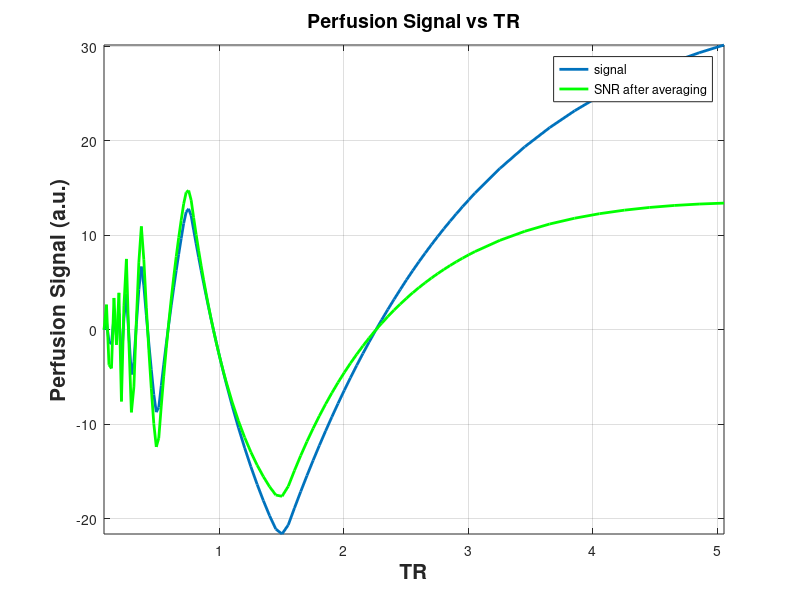

This chart was generated by the following MATLAB code:

%This simulation is set up to loop through different choices of TR/tag duration for a fixed transit time
%It also has an option to loop through this process for multiple transit times
%The temporal dynamics of the perfusion response to labeling are goverened by the modified Buxton model;

%note: signal of the static tissue is not plotted.  Only the signal of the difference image. the static tissue component's magnitude will depend mainly on the TR and flip angle used for the imaging pulses

clear c c2 answer1 answer2 vec signal

model=1;   %ASL input function to use  (1=boxcar, 2=boxcar*exp, 3=boxcar*gaussian)


%Constants for the Buxton Model
Mob=3000;      %initial magnetization of the brain
f = 0.015; % 0.01s-1 corresponds to 60ml/100g/min 
alpha = 0.9;  %degree of inversion (rages from 0 to 1)
T1a = 1.2;  %T1 of arterial blood in s
T1b = 1.6;  %T1 of brain in s
rho=1;    %water extraction fraction (a number between 0 and 1)
lamda = 0.9;  %blood brain partition coefficient
T1eff = 1/(f/lamda+1/T1b);

maxindex=57;   %number of iterations
increment=0.1; %increment to TR & t_tag on each iteration

%maxindex2=8;
%for (index2=1:maxindex2),


tag_durations=[0.02:0.02:1 1.05:0.05:3 3.2:0.2:5];
%tag_durations=0.1:0.1:4;



TE=0.012;   %TE in ms
nslices=1;  %# of slices


imaging_time=nslices*0.05  %Time required for image acquisition (ms)


tts=[1.5];  %Vector of transit times

for ttindex=1:length(tts)   %Loop through different Transit Times

    for index=1:length(tag_durations)   %Loop through different tag durations

        clear vec

        transit_time = tts(ttindex);          %transit time in s
        tag_duration = tag_durations(index);  %duration of tag in s

        %Scan parameters 

        t_delay=0.004;  %delay after tagging before Image acquisition in s
        TR = tag_duration+t_delay+imaging_time;  %repetition time in s

        const1=2*Mob*f*T1eff*alpha*exp(-transit_time./T1a);  %This same constant is present in all cases below

        %simulate an appropriate number of TRs to reach steady-state
        if(TR<=0.5)
            nTR=20;
        elseif(TR<=1.5)
            nTR=12;
        elseif(TR<=2.5)
            nTR=8;
        elseif(TR<=3.5)
            nTR=6;
        else
            nTR=4;
        end

        dt = 1e-3;      %time step size of simulation in s
        %        time=[0:dt:TR];
        total_time=[0:dt:TR*nTR];  %overall time vector for the experiment


        %Make the labeling function for plotting purposes  (Not used in the
        %computation)
        label=zeros(size(total_time));  
        for q=1:nTR
            if(mod(q,2))
                label=label+(total_time>(q-1)*TR).*(total_time<=(q-1)*TR+tag_duration);
            else
                label=label;
            end
        end

        %The analytical solution
        myratio=transit_time/TR;  
        temptime=(myratio-floor(myratio))*TR;     %time from the beginning of the TR until the tag starts to arrive
        analytic_time=0:dt:TR*(ceil(myratio)+1);  %Simulate up through the last TR where new tag arrives.
        analytic=zeros(size(analytic_time));     

        %These are the two cases of the analytic solution
        if((temptime+tag_duration)<TR)             %Case when all the tag arrival falls within a single TR
            %   str=sprintf('case31'); display(str);
            analytic=analytic+...
                (analytic_time>=transit_time).*(analytic_time<=transit_time+tag_duration).*(const1.*(1-exp(-(analytic_time-transit_time)./T1eff)))...
                +(analytic_time>transit_time+tag_duration).*(analytic_time<(ceil(myratio)*TR)).*(const1.*exp(-(analytic_time-transit_time-tag_duration)./T1eff).*(1-exp(-(tag_duration./T1eff))));
        elseif((transit_time+tag_duration)>=TR)    %Case when the tag arrival is spread over 2 TRs
            %   str=sprintf('case32'); display(str);
            analytic=analytic+...
                (analytic_time>=transit_time).*(analytic_time<=transit_time-temptime+TR).*(const1.*(1-exp(-(analytic_time-transit_time)./T1eff)))...
                +(analytic_time>transit_time-temptime+TR).*(analytic_time<=transit_time+tag_duration).*(const1.*(1-exp(-(analytic_time-transit_time+temptime-TR)/T1eff)))...
                +(analytic_time>transit_time+tag_duration).*(const1.*exp(-analytic_time./T1eff).*(exp((transit_time+tag_duration)/T1eff)-exp((transit_time-temptime+TR)./T1eff)));
        end  

        %The analytical solution is identical for each pair of TRs when 100% saturation of the tag due to
        %image acquisition is assumed

        %Therefore the next few lines just replicate this analytical
        %solution for the desired number of TRs for plotting
        %purposes...
        analytic2=analytic(end-(round(2*TR/dt)):end); 
        for tmpj=1:((nTR+1-(ceil(myratio)+1))/2)      %I put an extra +1 in here to avoid an error that occasionally occured
            analytic2=[analytic2 analytic2];
        end
        analytic2=[analytic(1:end-(round(2*TR/dt)+1)) analytic2];

        answer=analytic2;

        %Compute the timepoints where each images are acquired       
        for slice=1:nslices
            for q=1:nTR
                vec(slice,q)=(tag_duration+t_delay+TE+(slice-1)*0.045+(q-1)*TR)/dt;
            end
        end

        %The commented lines below will plot the label, and signal verses
        %time for a given TR/tag duration choice.
%         
%                 plot(total_time, answer(1:length(total_time)),total_time, label*max(answer)/1.5,'.-')
%                 hold on
%                 p=plot(vec*dt,answer(round(vec)),'rx'), axis tight;
%                 set(p,'MarkerSize',10,'LineWidth',2);
%                 hold off
%                 drawnow
%         

        a_tmp=0;
        %This loop averages the signal over the slices  
        for nindex=1:nslices 
            a_tmp=a_tmp+diff(answer(round(vec(nindex,:))));  %Diff to subtract tag/control
        end
        signal(ttindex,index)=a_tmp(end-1)/nslices;  %Just use the value at the final TR pair since this is the steady state result
        %signal(index)=tmp([end-1]);

    end

end

%Normalize by the amplitude of the first slice
%signal=signal./max(abs((signal(1,:)')));

figure
plot((tag_durations+t_delay+imaging_time),(signal.'),'LineWidth',2),grid on,
%   plot((tag_durations+t_delay+imaging_time),(signal.')/max(abs(signal)),Ttagvals+imaging_time, -meanASL_art./max(abs(meanASL)),Ttagvals+imaging_time, -meanASL_tis./max(abs(meanASL)),Ttagvals+imaging_time, -meanASL./max(abs(meanASL)),'LineWidth',2),grid on,
%   legend('Buxton', 'Luis Arterial', 'Luis Tissue', 'Luis Total')
xlabel('TR','FontSize',15,'FontWeight','bold')
ylabel('Perfusion Signal (a.u.)','FontSize',15,'FontWeight','bold')
title('Perfusion Signal vs TR','FontSize',14,'FontWeight','bold')

%axis([0 5 -20*1.5 75])
axis tight
TR = (tag_durations+t_delay+imaging_time);
hold on
plot((tag_durations+t_delay+imaging_time), signal./sqrt(TR),'g','LineWidth',2),grid on,

legend('signal','SNR after averaging');

%f1=gca;
%set(f1,'FontSize',14,'FontWeight','bold')

%save trends2.mat signal tag_durations imaging_time t_delay

